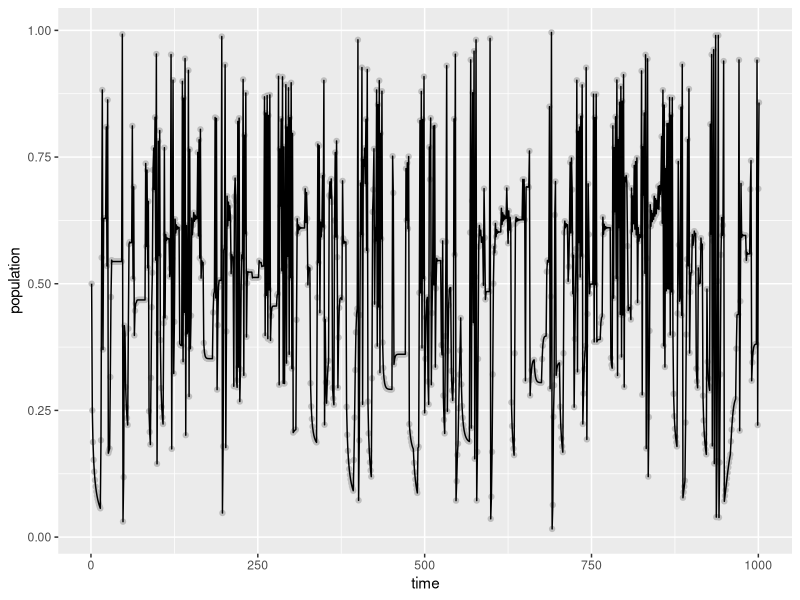
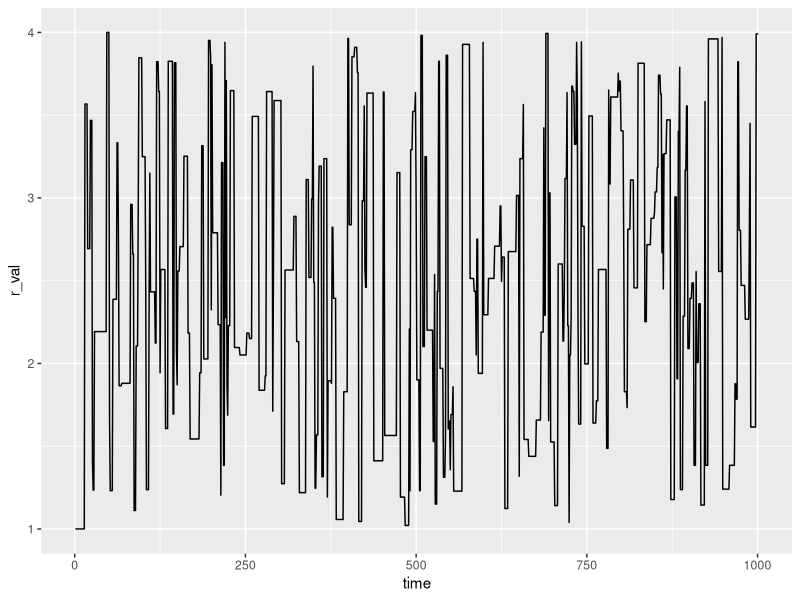

Here is the R script that generated these plots, in order:
library(magrittr)
library(ggplot2)
#### ----- Functions -----
buildMarkov <- function(nstates = 20, p.remain = .25, from = 1, to = 4, names = FALSE, ...){
    mrkv <- matrix(data = NA, nrow = nstates, ncol = nstates)

    getDist <- function(nstates){
        d <- matrix(data = 0, nrow = nstates, ncol=nstates)
        for(i in 1:nstates){
            for(j in 1:nstates){
                d[i,j] <- abs(j-i)
            }
        }
        return(d)
    }
    
    getWeights <- function(distMatrix, method = "square"){
        w <- matrix(data = NA, nrow = nrow(distMatrix), ncol = ncol(distMatrix))
        if(method == "square"){
            distMatrix <- distMatrix^2
        }
        for(i in 1:nrow(distMatrix)){
            rs <- sum(distMatrix[i,])
            for(j in 1:ncol(distMatrix)){
                w[i,j] <- ifelse(i == j, 0, abs(distMatrix[i,j] - rs))
            }
        }
        return(w)
    }
    
    d <- getDist(nstates)
    w <- getWeights(d)
    rsw <- rowSums(w)
    for(i in 1:nstates){
        mrkv[i, ] <- (1-p.remain) * w[i, ]/rsw[i]
    }
    
    if(names){
        ns <- seq(from = from, to = to, length.out = nstates)
        rownames(mrkv) <- ns
        colnames(mrkv) <- ns
    }
    
    return(mrkv + diag(p.remain, nstates, nstates))
}

getMoves <- function(states, transition.matrix, nsteps, init = 0){
    current.state <- ifelse(init == 0, sample(states, 1), init) # initial random state
    init.state <<- current.state
    moves <- numeric(length = nsteps)
    for(i in 1:nsteps){
        # check the current row of the transition matrix
        row.c <- which(states == current.state)
        # draw a random number from 0 to 1
        rn <- runif(1)
        # compare number with cumulative sum of pr on selected row
        # get new state from transition matrix row
        current.state <- states[which(transition.matrix[row.c, ] >= rn)[1]]
        # save to output vector
        moves[i] <- current.state    
    }
    return(moves)
}

logisticMapMarkov <- function(moves, x0){
    x <- c(x0)
    for(i in 1:length(moves)){
        r <- moves[i] # the Markov-chosen r-value
        x[i+1] <- r * x[i] * (1 - x[i]) # the logistic map
    }
    return(x)
}

#### ----- Set variables -----
nstates = 1000
start = 1
end = 4
pr.remain = .75
init = 1 # setting to 0 uses a random number
nsteps = 1000
#### ----- Run model -----
set.seed(1778)
prtrans <- buildMarkov(nstates, pr.remain, start, end, method = "squared") %>% apply(1, cumsum) %>% t
states <- seq(start, end, length.out = nstates)
init <- ifelse(init == 0, init, states[which(states >= init)[1]])
m <- getMoves(states, prtrans, nsteps, init)

vals <- logisticMapMarkov(m, x0 = 0.5)
#### ----- Plot outcomes -----
vals.dt <- data.frame(time = 1:length(vals), population = vals, r_val = c(init.state, m))
g1 <- ggplot(vals.dt, aes(x = time, y = population))
g1 + geom_point(col = "grey") + geom_line(col = "black")

g2 <- ggplot(vals.dt, aes(x = time, y = r_val))
g2 + geom_line(col = "black")
